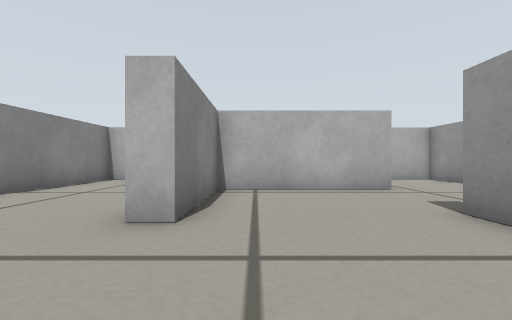
View 1 (above)

18 first-person views from a walk through a robot-simulator world made for Gazebo. The camera is 0.19 m above the floor, looks level and sees 90° across. The lines on the ground mark 1 m squares. The floor is counted in squares, 0.25 m on a side. Each view is taken from the middle of a square. On the plan, view 1 faces up. The plan holds only what a view shows up to about 9 squares ahead; the rest is blank.

View 2
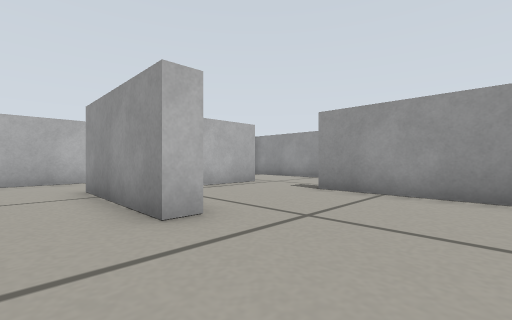

View 3
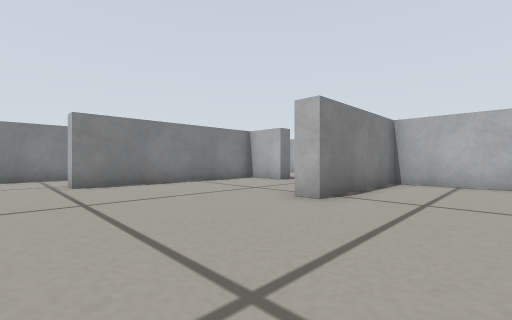

View 4
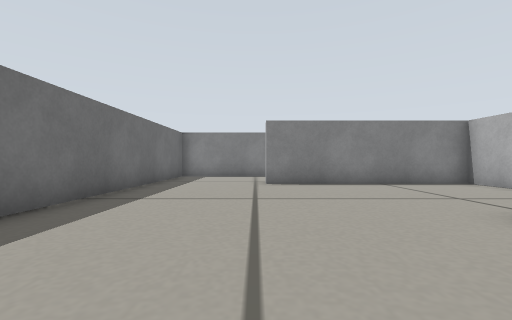

View 5
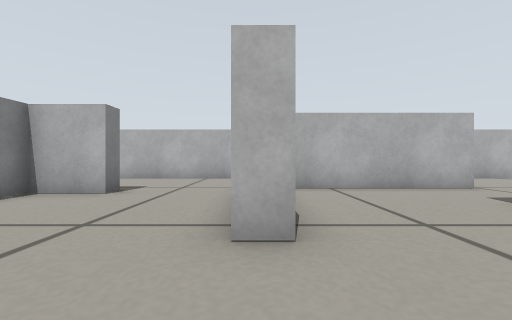

View 6
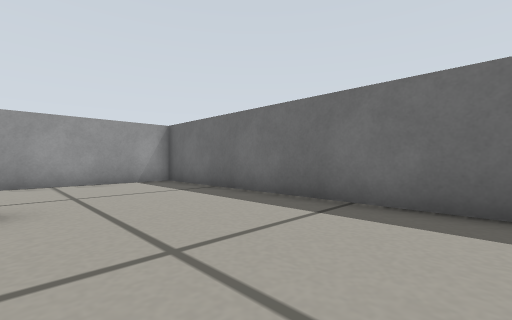

View 7
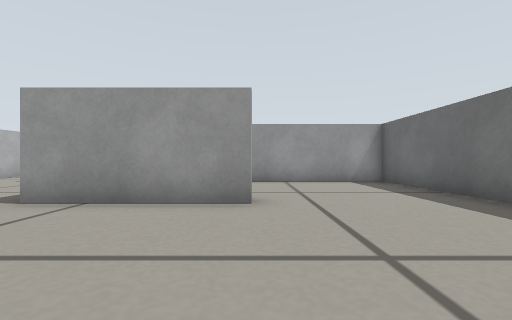

View 8
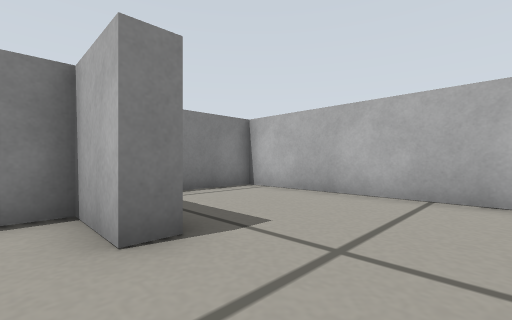

View 9
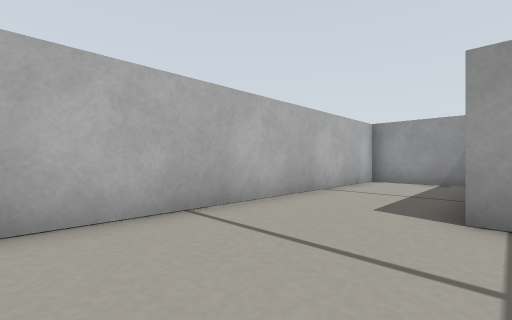

View 10
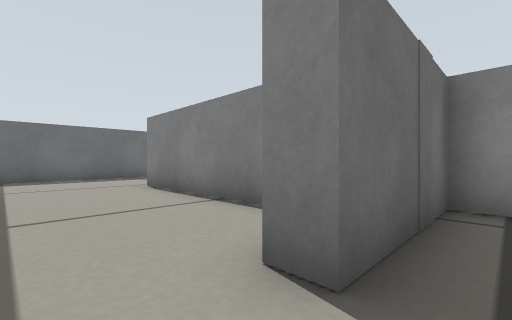

View 11
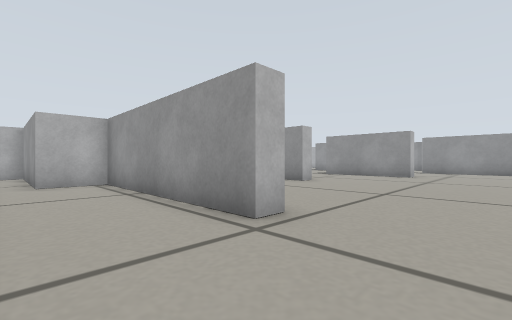

View 12
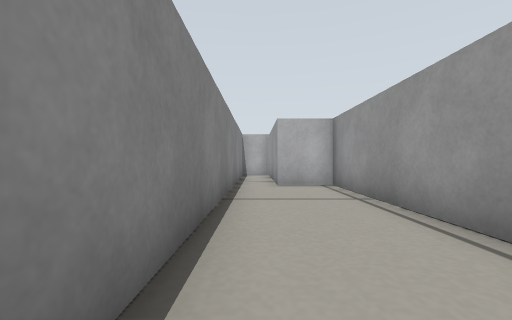

View 13
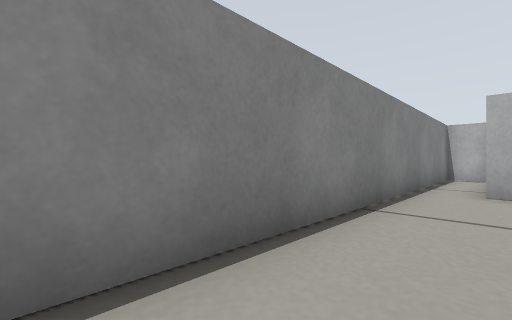

View 14
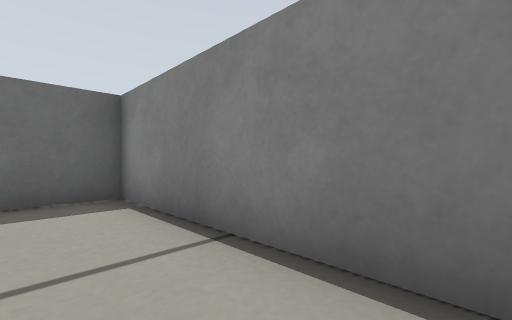

View 15
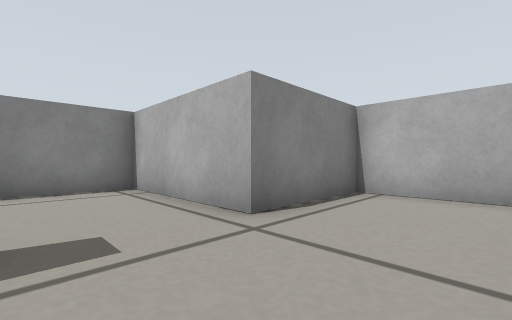

View 16
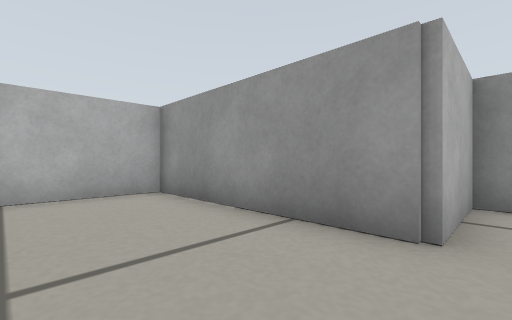

View 17
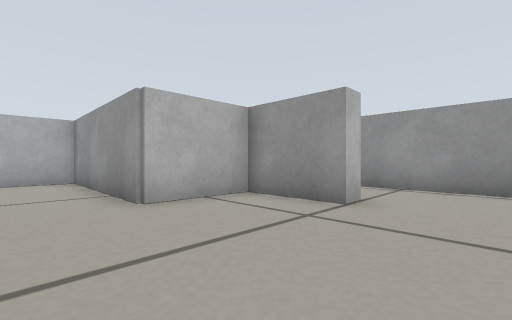

View 18
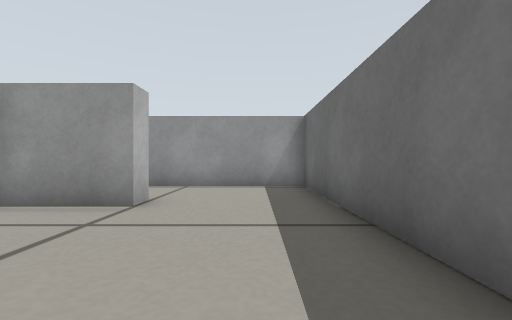

### Floor plan
Ten units are one square. View 1 is at (0, 0); x grows to the right and y downward. Boxes are objects, and circles mark ways between rooms. Rooms are numbered by the first view taken in them; rooms with no view inside come last. Other rooms are left out.
<svg viewBox="-152 -140 252 159">
<path fill="none" stroke="#000" d="M-10 -31 -16 -31M-26 14 29 14 29 -26M-56 -54 -62 -54M-16 -31 -16 -56M-8 -109 -8 -135 -128 -135 -128 -93 -94 -93 -94 -87 -111 -87 -111 -23 -117 -23M-125 14 -26 14M-117 -23 -117 -87 -133 -87 -133 -120M-147 -131 -147 14 -125 14M-135 -135 -144 -135M67 -44 67 -99 34 -99 34 -65 24 -65M92 -20 92 -44 67 -44M63 14 85 14M-16 -56 -16 -71M-1 -99 -56 -99 -56 -54"/>
<circle cx="-15" cy="-10" r="3" fill="#2a7"/>
<circle cx="-115" cy="-10" r="3" fill="#2a7"/>
<circle cx="-40" cy="-65" r="3" fill="#2a7"/>
<circle cx="55" cy="-25" r="3" fill="#2a7"/>
<text x="0" y="-10">1</text>
<text x="-70" y="-60">2</text>
<text x="-140" y="-50">3</text>
<text x="50" y="-60">4</text>
<text x="60" y="-20">5</text>
<text x="-20" y="-80">6</text>
</svg>
Room 1 opens to room 2. Room 2 opens to room 3. Room 2 opens to room 6. Room 4 opens to room 5.

Where each view was taken, in squares from view 1:
view 1: 0 up, 0 right, facing up
view 2: 0 up, 3 left, facing up-right
view 3: 1 up, 3 left, facing up-left
view 4: 2 up, 3 left, facing left
view 5: 3 up, 6 left, facing up
view 6: 3 up, 6 left, facing down-right
view 7: 3 up, 6 left, facing right
view 8: 8 up, 7 left, facing up-left
view 9: 10 up, 10 left, facing up-right
view 10: 10 up, 8 left, facing down-left
view 11: 0 up, 14 left, facing up-right
view 12: 1 up, 14 left, facing up
view 13: 2 up, 13 left, facing up-left
view 14: 4 up, 13 left, facing down-left
view 15: 4 up, 6 right, facing up-left
view 16: 4 up, 4 right, facing up-right
view 17: 0 up, 5 right, facing up-right
view 18: 0 up, 5 right, facing right
